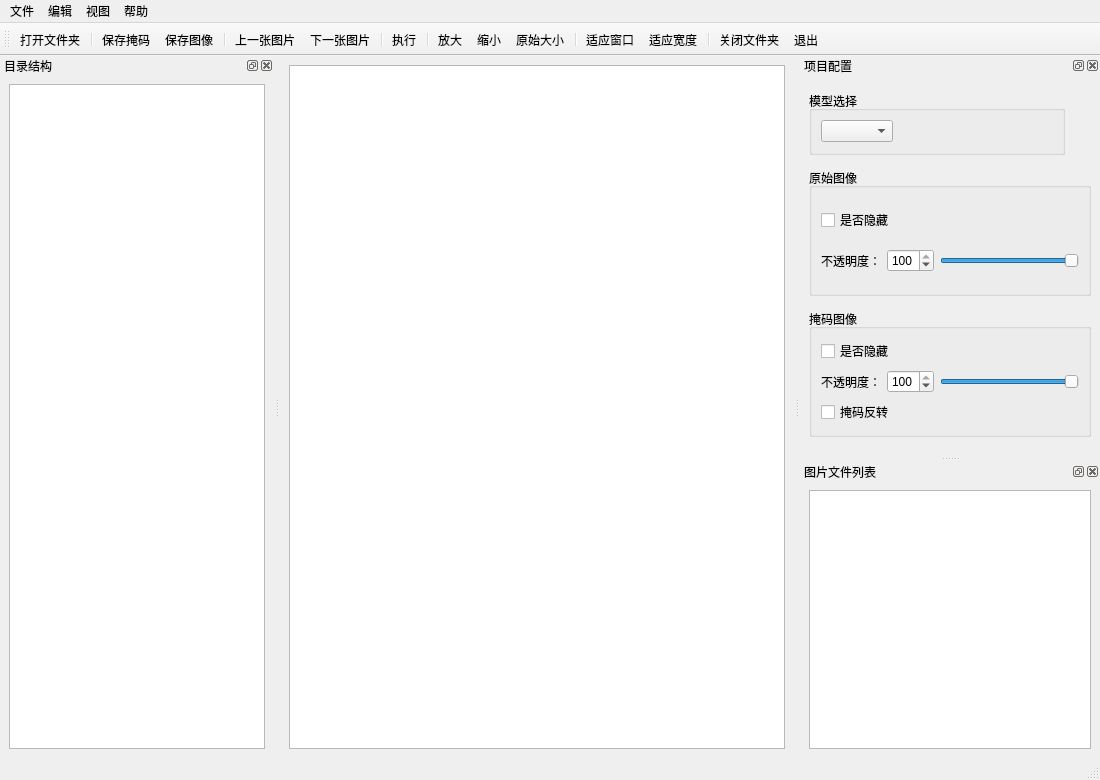
<?xml version="1.0" encoding="UTF-8"?>
<ui version="4.0">
 <class>MainWindow</class>
 <widget class="QMainWindow" name="MainWindow">
  <property name="geometry">
   <rect>
    <x>0</x>
    <y>0</y>
    <width>1100</width>
    <height>780</height>
   </rect>
  </property>
  <property name="windowTitle">
   <string>MainWindow</string>
  </property>
  <widget class="QWidget" name="centralwidget">
   <layout class="QVBoxLayout" name="verticalLayout_5">
    <item>
     <widget class="QGraphicsView" name="graphicsView">
      <property name="minimumSize">
       <size>
        <width>256</width>
        <height>256</height>
       </size>
      </property>
     </widget>
    </item>
   </layout>
  </widget>
  <widget class="QMenuBar" name="menubar">
   <property name="geometry">
    <rect>
     <x>0</x>
     <y>0</y>
     <width>1100</width>
     <height>26</height>
    </rect>
   </property>
   <widget class="QMenu" name="menu">
    <property name="title">
     <string>文件</string>
    </property>
    <addaction name="action_open_folder"/>
    <addaction name="separator"/>
    <addaction name="action_save_mask"/>
    <addaction name="action_mask_save_as"/>
    <addaction name="separator"/>
    <addaction name="action_save_img"/>
    <addaction name="action_img_save_as"/>
    <addaction name="separator"/>
    <addaction name="action_close"/>
    <addaction name="separator"/>
    <addaction name="action_quit"/>
   </widget>
   <widget class="QMenu" name="menu_2">
    <property name="title">
     <string>编辑</string>
    </property>
    <addaction name="action_last"/>
    <addaction name="action_next"/>
    <addaction name="separator"/>
    <addaction name="action_run"/>
   </widget>
   <widget class="QMenu" name="menu_3">
    <property name="title">
     <string>视图</string>
    </property>
    <addaction name="action_tree"/>
    <addaction name="action_config"/>
    <addaction name="action_list"/>
    <addaction name="separator"/>
    <addaction name="action_in"/>
    <addaction name="action_out"/>
    <addaction name="action_origin"/>
    <addaction name="separator"/>
    <addaction name="action_fit_window"/>
    <addaction name="action_fit_width"/>
   </widget>
   <widget class="QMenu" name="menu_4">
    <property name="title">
     <string>帮助</string>
    </property>
    <addaction name="action_help"/>
   </widget>
   <addaction name="menu"/>
   <addaction name="menu_2"/>
   <addaction name="menu_3"/>
   <addaction name="menu_4"/>
  </widget>
  <widget class="QStatusBar" name="statusbar"/>
  <widget class="QDockWidget" name="dockWidget_tree">
   <property name="windowTitle">
    <string>目录结构</string>
   </property>
   <attribute name="dockWidgetArea">
    <number>1</number>
   </attribute>
   <widget class="QWidget" name="dockWidgetContents">
    <layout class="QVBoxLayout" name="verticalLayout_3">
     <item>
      <widget class="QTreeView" name="treeView"/>
     </item>
    </layout>
   </widget>
  </widget>
  <widget class="QToolBar" name="toolBar">
   <property name="windowTitle">
    <string>toolBar</string>
   </property>
   <attribute name="toolBarArea">
    <enum>TopToolBarArea</enum>
   </attribute>
   <attribute name="toolBarBreak">
    <bool>false</bool>
   </attribute>
   <addaction name="action_open_folder"/>
   <addaction name="separator"/>
   <addaction name="action_save_mask"/>
   <addaction name="action_save_img"/>
   <addaction name="separator"/>
   <addaction name="action_last"/>
   <addaction name="action_next"/>
   <addaction name="separator"/>
   <addaction name="action_run"/>
   <addaction name="separator"/>
   <addaction name="action_in"/>
   <addaction name="action_out"/>
   <addaction name="action_origin"/>
   <addaction name="separator"/>
   <addaction name="action_fit_window"/>
   <addaction name="action_fit_width"/>
   <addaction name="separator"/>
   <addaction name="action_close"/>
   <addaction name="action_quit"/>
  </widget>
  <widget class="QDockWidget" name="dockWidget_config">
   <property name="maximumSize">
    <size>
     <width>524287</width>
     <height>400</height>
    </size>
   </property>
   <property name="windowTitle">
    <string>项目配置</string>
   </property>
   <attribute name="dockWidgetArea">
    <number>2</number>
   </attribute>
   <widget class="QWidget" name="dockWidgetContents_2">
    <layout class="QVBoxLayout" name="verticalLayout">
     <item>
      <widget class="QGroupBox" name="groupBox_2">
       <property name="maximumSize">
        <size>
         <width>256</width>
         <height>64</height>
        </size>
       </property>
       <property name="title">
        <string>模型选择</string>
       </property>
       <layout class="QVBoxLayout" name="verticalLayout_7">
        <item>
         <layout class="QHBoxLayout" name="horizontalLayout_2">
          <item>
           <widget class="QComboBox" name="comboBox"/>
          </item>
          <item>
           <spacer name="horizontalSpacer">
            <property name="orientation">
             <enum>Qt::Horizontal</enum>
            </property>
            <property name="sizeHint" stdset="0">
             <size>
              <width>40</width>
              <height>20</height>
             </size>
            </property>
           </spacer>
          </item>
         </layout>
        </item>
       </layout>
      </widget>
     </item>
     <item>
      <widget class="QGroupBox" name="groupBox">
       <property name="maximumSize">
        <size>
         <width>512</width>
         <height>128</height>
        </size>
       </property>
       <property name="title">
        <string>原始图像</string>
       </property>
       <layout class="QVBoxLayout" name="verticalLayout_2">
        <item>
         <widget class="QCheckBox" name="checkBox_hide_img">
          <property name="text">
           <string>是否隐藏</string>
          </property>
         </widget>
        </item>
        <item>
         <layout class="QHBoxLayout" name="horizontalLayout_3">
          <item>
           <widget class="QLabel" name="label">
            <property name="text">
             <string>不透明度：</string>
            </property>
           </widget>
          </item>
          <item>
           <widget class="QSpinBox" name="spinBox_img">
            <property name="maximum">
             <number>100</number>
            </property>
            <property name="value">
             <number>100</number>
            </property>
           </widget>
          </item>
          <item>
           <widget class="QSlider" name="slider_img">
            <property name="maximum">
             <number>100</number>
            </property>
            <property name="value">
             <number>100</number>
            </property>
            <property name="orientation">
             <enum>Qt::Horizontal</enum>
            </property>
           </widget>
          </item>
         </layout>
        </item>
       </layout>
      </widget>
     </item>
     <item>
      <widget class="QGroupBox" name="groupBox_3">
       <property name="maximumSize">
        <size>
         <width>512</width>
         <height>128</height>
        </size>
       </property>
       <property name="title">
        <string>掩码图像</string>
       </property>
       <layout class="QVBoxLayout" name="verticalLayout_6">
        <item>
         <widget class="QCheckBox" name="checkBox_hide_mask">
          <property name="text">
           <string>是否隐藏</string>
          </property>
         </widget>
        </item>
        <item>
         <layout class="QHBoxLayout" name="horizontalLayout_4">
          <item>
           <widget class="QLabel" name="label_2">
            <property name="text">
             <string>不透明度：</string>
            </property>
           </widget>
          </item>
          <item>
           <widget class="QSpinBox" name="spinBox_mask">
            <property name="maximum">
             <number>100</number>
            </property>
            <property name="value">
             <number>100</number>
            </property>
           </widget>
          </item>
          <item>
           <widget class="QSlider" name="slider_mask">
            <property name="maximum">
             <number>100</number>
            </property>
            <property name="value">
             <number>100</number>
            </property>
            <property name="orientation">
             <enum>Qt::Horizontal</enum>
            </property>
           </widget>
          </item>
         </layout>
        </item>
        <item>
         <widget class="QCheckBox" name="checkBox_reverse_mask">
          <property name="text">
           <string>掩码反转</string>
          </property>
         </widget>
        </item>
       </layout>
      </widget>
     </item>
    </layout>
   </widget>
  </widget>
  <widget class="QDockWidget" name="dockWidget_list">
   <property name="minimumSize">
    <size>
     <width>300</width>
     <height>137</height>
    </size>
   </property>
   <property name="windowTitle">
    <string>图片文件列表</string>
   </property>
   <attribute name="dockWidgetArea">
    <number>2</number>
   </attribute>
   <widget class="QWidget" name="dockWidgetContents_4">
    <layout class="QVBoxLayout" name="verticalLayout_4">
     <item>
      <widget class="QListView" name="listView"/>
     </item>
    </layout>
   </widget>
  </widget>
  <action name="action_open_folder">
   <property name="icon">
    <iconset resource="resource.qrc">
     <normaloff>:/icon/folder.png</normaloff>:/icon/folder.png</iconset>
   </property>
   <property name="text">
    <string>打开文件夹</string>
   </property>
   <property name="shortcut">
    <string>Ctrl+O</string>
   </property>
  </action>
  <action name="action_save_mask">
   <property name="icon">
    <iconset resource="resource.qrc">
     <normaloff>:/icon/save-mask.png</normaloff>:/icon/save-mask.png</iconset>
   </property>
   <property name="text">
    <string>保存掩码</string>
   </property>
   <property name="shortcut">
    <string>Ctrl+S</string>
   </property>
  </action>
  <action name="action_save_img">
   <property name="icon">
    <iconset resource="resource.qrc">
     <normaloff>:/icon/save-img.png</normaloff>:/icon/save-img.png</iconset>
   </property>
   <property name="text">
    <string>保存图像</string>
   </property>
   <property name="shortcut">
    <string>Ctrl+Shift+S</string>
   </property>
  </action>
  <action name="action_mask_save_as">
   <property name="text">
    <string>掩码另存为</string>
   </property>
  </action>
  <action name="action_img_save_as">
   <property name="text">
    <string>图像另存为</string>
   </property>
  </action>
  <action name="action_close">
   <property name="icon">
    <iconset resource="resource.qrc">
     <normaloff>:/icon/close.png</normaloff>:/icon/close.png</iconset>
   </property>
   <property name="text">
    <string>关闭文件夹</string>
   </property>
   <property name="shortcut">
    <string>Ctrl+W</string>
   </property>
  </action>
  <action name="action_quit">
   <property name="icon">
    <iconset resource="resource.qrc">
     <normaloff>:/icon/quit.png</normaloff>:/icon/quit.png</iconset>
   </property>
   <property name="text">
    <string>退出</string>
   </property>
   <property name="shortcut">
    <string>Ctrl+Q</string>
   </property>
  </action>
  <action name="action_tree">
   <property name="checkable">
    <bool>true</bool>
   </property>
   <property name="checked">
    <bool>true</bool>
   </property>
   <property name="text">
    <string>目录结构</string>
   </property>
  </action>
  <action name="action_config">
   <property name="checkable">
    <bool>true</bool>
   </property>
   <property name="checked">
    <bool>true</bool>
   </property>
   <property name="text">
    <string>项目配置</string>
   </property>
  </action>
  <action name="action_list">
   <property name="checkable">
    <bool>true</bool>
   </property>
   <property name="checked">
    <bool>true</bool>
   </property>
   <property name="text">
    <string>文件列表</string>
   </property>
  </action>
  <action name="action_in">
   <property name="icon">
    <iconset resource="resource.qrc">
     <normaloff>:/icon/zoom-in.png</normaloff>:/icon/zoom-in.png</iconset>
   </property>
   <property name="text">
    <string>放大</string>
   </property>
   <property name="shortcut">
    <string>Ctrl++</string>
   </property>
  </action>
  <action name="action_out">
   <property name="icon">
    <iconset resource="resource.qrc">
     <normaloff>:/icon/zoom-out.png</normaloff>:/icon/zoom-out.png</iconset>
   </property>
   <property name="text">
    <string>缩小</string>
   </property>
   <property name="shortcut">
    <string>Ctrl+-</string>
   </property>
  </action>
  <action name="action_origin">
   <property name="icon">
    <iconset resource="resource.qrc">
     <normaloff>:/icon/origin.png</normaloff>:/icon/origin.png</iconset>
   </property>
   <property name="text">
    <string>原始大小</string>
   </property>
   <property name="shortcut">
    <string>Ctrl+Alt+R</string>
   </property>
  </action>
  <action name="action_fit_window">
   <property name="icon">
    <iconset resource="resource.qrc">
     <normaloff>:/icon/window.png</normaloff>:/icon/window.png</iconset>
   </property>
   <property name="text">
    <string>适应窗口</string>
   </property>
   <property name="shortcut">
    <string>Ctrl+Alt+F</string>
   </property>
  </action>
  <action name="action_fit_width">
   <property name="icon">
    <iconset resource="resource.qrc">
     <normaloff>:/icon/width.png</normaloff>:/icon/width.png</iconset>
   </property>
   <property name="text">
    <string>适应宽度</string>
   </property>
   <property name="shortcut">
    <string>Ctrl+Alt+H</string>
   </property>
  </action>
  <action name="action_last">
   <property name="icon">
    <iconset resource="resource.qrc">
     <normaloff>:/icon/last.png</normaloff>:/icon/last.png</iconset>
   </property>
   <property name="text">
    <string>上一张图片</string>
   </property>
   <property name="shortcut">
    <string>Ctrl+Up</string>
   </property>
  </action>
  <action name="action_next">
   <property name="icon">
    <iconset resource="resource.qrc">
     <normaloff>:/icon/next.png</normaloff>:/icon/next.png</iconset>
   </property>
   <property name="text">
    <string>下一张图片</string>
   </property>
   <property name="shortcut">
    <string>Ctrl+Down</string>
   </property>
  </action>
  <action name="action_run">
   <property name="icon">
    <iconset resource="resource.qrc">
     <normaloff>:/icon/run.png</normaloff>:/icon/run.png</iconset>
   </property>
   <property name="text">
    <string>执行</string>
   </property>
   <property name="toolTip">
    <string>执行</string>
   </property>
   <property name="shortcut">
    <string>Ctrl+B</string>
   </property>
  </action>
  <action name="action_help">
   <property name="icon">
    <iconset resource="resource.qrc">
     <normaloff>:/icon/help.png</normaloff>:/icon/help.png</iconset>
   </property>
   <property name="text">
    <string>使用方法</string>
   </property>
   <property name="shortcut">
    <string>F1</string>
   </property>
  </action>
 </widget>
 <resources>
  <include location="resource.qrc"/>
 </resources>
 <connections/>
</ui>
